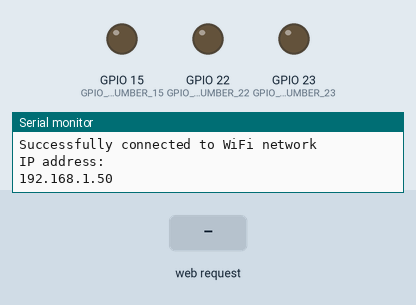
Bench run of a sketch on a simulated ESP32. Shown: output pins drawn as LEDs (lit = HIGH), the last lines printed to the serial monitor. The inputs (shaded band) are chosen by the test bench. WiFi joins after 1.5 s; servers stay silent unless stated.

Above: at 3.2 s.
3.3 s: HTTP request GET /?LED0=ON received
At 3.6 s:
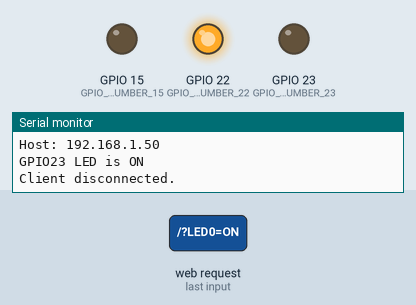
4.8 s: HTTP request GET /?LED1=ON received
At 5.9 s:
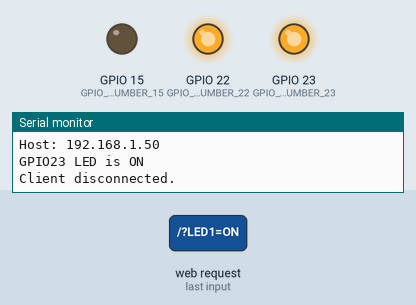
6.3 s: HTTP request GET /?LED0=OFF received
At 7.1 s:
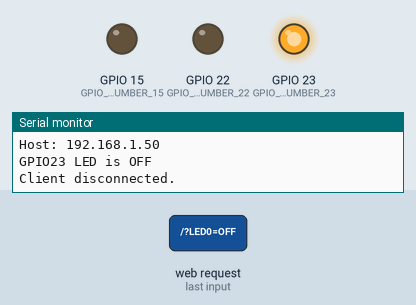
7.8 s: HTTP request GET /?LED2=ON received
At 8.2 s:
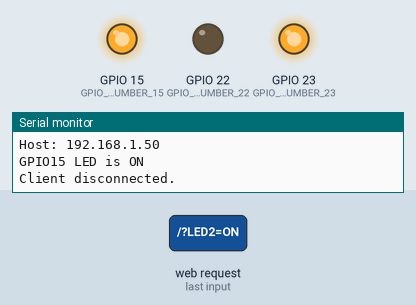
9.3 s: HTTP request GET /?LED1=OFF received
At 10.5 s:
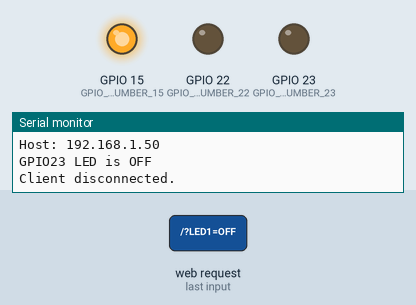
10.8 s: HTTP request GET /?LED2=OFF received
At 11.7 s:
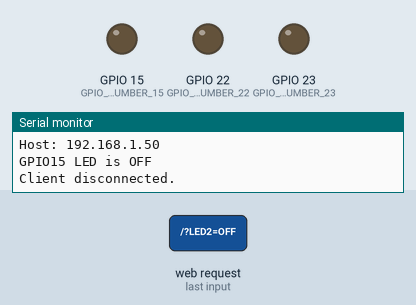
Timing chart, 0 to 13.3 s (numbered marks = the images above; inputs shaded):
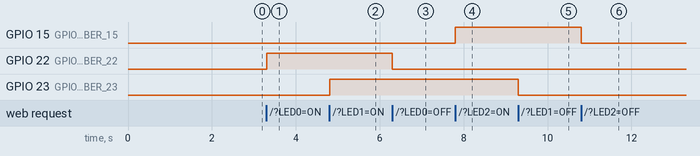

The sketch:

m_moire.ino
```cpp
#include <WiFi.h>

const char* WIFI_NAME= "GABON241";
const char* WIFI_PASSWORD = "pharelfridaprince321";
WiFiServer server(80);

String header;

String LED_ONE_STATE = "off";
String LED_TWO_STATE = "off";
String LED_THREE_STATE = "off";


const int GPIO_PIN_NUMBER_22 = 22;
const int GPIO_PIN_NUMBER_23 = 23;
const int GPIO_PIN_NUMBER_15 = 15;


void setup() {
Serial.begin(115200);
pinMode(GPIO_PIN_NUMBER_22, OUTPUT);
pinMode(GPIO_PIN_NUMBER_23, OUTPUT);
pinMode(GPIO_PIN_NUMBER_15, OUTPUT);

digitalWrite(GPIO_PIN_NUMBER_22, LOW);
digitalWrite(GPIO_PIN_NUMBER_23, LOW);
digitalWrite(GPIO_PIN_NUMBER_15, LOW);


Serial.print("Connecting to ");
Serial.println(WIFI_NAME);
WiFi.begin(WIFI_NAME, WIFI_PASSWORD);
while (WiFi.status() != WL_CONNECTED) {
delay(1000);
Serial.print("Trying to connect to Wifi Network");
}
Serial.println("");
Serial.println("Successfully connected to WiFi network");
Serial.println("IP address: ");
Serial.println(WiFi.localIP());
server.begin();
}

void loop(){
WiFiClient client = server.available();
if (client) {
Serial.println("New Client is requesting web page");
String current_data_line = "";
while (client.connected()) {
if (client.available()) {
char new_byte = client.read();
Serial.write(new_byte);
header += new_byte;
if (new_byte == '\n') {

if (current_data_line.length() == 0)
{

client.println("HTTP/1.1 200 OK");
client.println("Content-type:text/html");
client.println("Connection: close");
client.println();

if (header.indexOf("LED0=ON") != -1)
{
Serial.println("GPIO23 LED is ON");
LED_ONE_STATE = "on";
digitalWrite(GPIO_PIN_NUMBER_22, HIGH);
}
if (header.indexOf("LED0=OFF") != -1)
{
Serial.println("GPIO23 LED is OFF");
LED_ONE_STATE = "off";
digitalWrite(GPIO_PIN_NUMBER_22, LOW);
}
if (header.indexOf("LED1=ON") != -1)
{
Serial.println("GPIO23 LED is ON");
LED_TWO_STATE = "on";
digitalWrite(GPIO_PIN_NUMBER_23, HIGH);
}
if (header.indexOf("LED1=OFF") != -1)
{
Serial.println("GPIO23 LED is OFF");
LED_TWO_STATE = "off";
digitalWrite(GPIO_PIN_NUMBER_23, LOW);
}
if (header.indexOf("LED2=ON") != -1)
{
Serial.println("GPIO15 LED is ON");
LED_THREE_STATE = "on";
digitalWrite(GPIO_PIN_NUMBER_15, HIGH);
}
if(header.indexOf("LED2=OFF") != -1) {
Serial.println("GPIO15 LED is OFF");
LED_THREE_STATE = "off";
digitalWrite(GPIO_PIN_NUMBER_15, LOW);
}

client.println("<!DOCTYPE html><html>");
client.println("<head><meta name=\"viewport\" content=\"width=device-width, initial-scale=1\">");
client.println("<link rel=\"icon\" href=\"data:,\">");
client.println("<style>html { font-family: Helvetica; display: inline-block; margin: 0px auto; text-align: center;}");
client.println(".button { background-color: #32cfbf; border: 2px solid #32cfbf;; color: black; padding: 15px 32px; text-align: center; text-decoration: none; display: inline-block; font-size: 16px; margin: 4px 2px; cursor: pointer; }");
client.println("text-decoration: none; font-size: 30px; margin: 2px; cursor: pointer;}");
// Web Page Heading
client.println("</style></head>");
client.println("<body><center><h1>ESP32 Controle de LED </h1></center>");;
client.println("<form><center>");
client.println("<p> LED 1 est " + LED_ONE_STATE + " <p> GPIO 22" + "</p>" );
// If the PIN_NUMBER_22State is off, it displays the ON button
client.println("<center> <button class=\"button\" name=\"LED0\" value=\"ON\" type=\"submit\">LED0 ON</button>") ;
client.println("<button class=\"button\" name=\"LED0\" value=\"OFF\" type=\"submit\">LED0 OFF</button><br><br>");
client.println("<p>LED 2 est " + LED_TWO_STATE + "<p> GPIO 23" + "</p>");
client.println("<button class=\"button\" name=\"LED1\" value=\"ON\" type=\"submit\">LED1 ON</button>");
client.println("<button class=\"button\" name=\"LED1\" value=\"OFF\" type=\"submit\">LED1 OFF</button> <br><br>");
client.println("<p>LED 3 est " + LED_THREE_STATE + "<p> GPIO 15" + "</p>");
client.println ("<button class=\"button\" name=\"LED2\" value=\"ON\" type=\"submit\">LED2 ON</button>");
client.println ("<button class=\"button\" name=\"LED2\" value=\"OFF\" type=\"submit\">LED2 OFF</button></center>");
client.println("</center></form></body></html>");
client.println();
break;
}
else
{
current_data_line = "";
}
}
else if (new_byte != '\r')
{
current_data_line += new_byte;
}
}
}
// Clear the header variable
header = "";
// Close the connection
client.stop();
Serial.println("Client disconnected.");
Serial.println("");
}
}
```

Measured:
- after the input at 3.3 s, GPIO 22 (GPIO_PIN_NUMBER_22): LOW → HIGH at once
- after the input at 4.8 s, GPIO 23 (GPIO_PIN_NUMBER_23): LOW → HIGH at once
- after the input at 6.3 s, GPIO 22 (GPIO_PIN_NUMBER_22): HIGH → LOW at once
- after the input at 7.8 s, GPIO 15 (GPIO_PIN_NUMBER_15): LOW → HIGH at once
- after the input at 9.3 s, GPIO 23 (GPIO_PIN_NUMBER_23): HIGH → LOW at once
- after the input at 10.8 s, GPIO 15 (GPIO_PIN_NUMBER_15): HIGH → LOW at once
